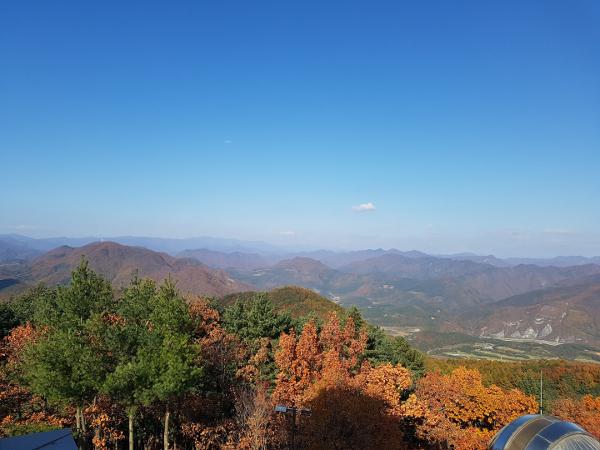
#> input picture img/mountain.jpg, 600 x 450 px, found by its file name
$ jupyter execute '4-5. 히스토그램.ipynb'
#> lines starting #> are read from the running program, lines starting #| are printed output that depends on the picture
#### 4-5-1. 히스토그램 계산과 표시
 - 히스토그램: 전체 영상에서 각 픽셀값(0~255)의 개수를 파악하는데 유용함.
 - 전체 영상에서 픽셀들의 색상이나 명암의 분포를 파악하기 쉬움.
 - cv2.calcHist(img, channel, mask, histSize, ranges) 함수
  * img: 입력 영상. [img]처럼 리스트로 감싸서 표현.
  * channel: 처리할 채널, 리스트로 감싸서 표현.
    * 1채널: [0], 2채널: [0, 1], 3채널: [0, 1, 2]
  * mask: 마스크에 지정한 픽셀만 히스토그램 계산
  * histSize: 계급(bin)의 개수, 채널 개수에 맞게 리스트로 표현
    * 1채널: [256], 2채널: [256, 256], 3채널: [256, 256, 256]
  * ranges: 각 픽셀이 가질 수 있는 값의 범위, RGB인 경우 [0, 256]

[cell 1]
#practice. 그레이 스케일로 1채널 히스토그램
import cv2
import numpy as np
import matplotlib.pylab as plt

#이미지를 그레이 스케일로 읽기 및 출력하기 -- ①
img = cv2.imread('../img/mountain.jpg', cv2.IMREAD_GRAYSCALE)
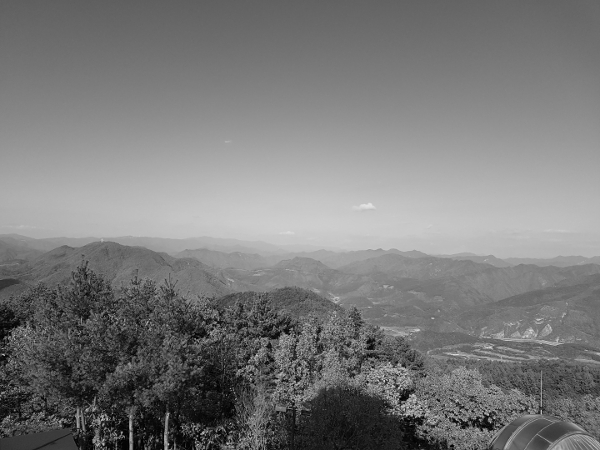
#> img: shape (450, 600); min 0, max 227, mean 121.9
cv2.imshow('img', img)

#히스토그램 계산 및 그리기 -- ②
hist = cv2.calcHist([img], [0], None, [256], [0, 256]) #대상 이미지(img), 1채널([0]), 마스크 None,  x축 개수([256]), 픽셀 최대~최소[0, 256]
#> hist = 256 values, max 3288 at index 107, min 0 at index 220, mean 1054.7
plt.plot(hist)

print(hist.shape)            #히스토그램의 shape(256, 1) -- ③
#| (256, 1)
print(hist.sum(), img.shape) #히스토그램의 총 합계의 이미지의 크기 -- ④
#| 270000.0 (450, 600)
plt.show()
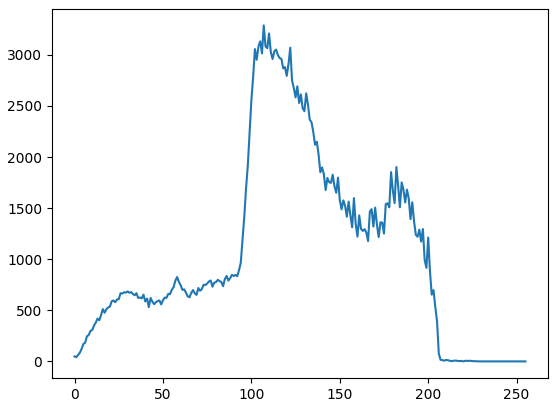
#> figure drawn by matplotlib, 1 panel; curve peaks at x = 107, y = 3288

[cell 2]
#practice. 컬러 히스토그램
import cv2
import numpy as np
import matplotlib.pylab as plt

#이미지 읽기 및 출력
img = cv2.imread('../img/mountain.jpg')
#> img is the input picture: shape (450, 600, 3); mean B, G, R 151.4, 127.3, 100.2
cv2.imshow('img', img)

#히스토그램 계산 및 그리기
#컬러스케일 이미지의 3개 채널에 대해 1차원 히스토그램을 각각 구하고 나서 하나의 플롯에 그림.
#영역 순위: 파란색(하늘) > 초록색(나무) or 빨간색(단풍)
channels = cv2.split(img)
colors = ('b', 'g', 'r')
for (ch, color) in zip(channels, colors):
    hist = cv2.calcHist([ch], [0], None, [256], [0, 256])
    plt.plot(hist, color = color)
#> this loop made 3 passes
#> color on passes 1 to 3: 'b', 'g', 'r'
plt.show()
#> figure, not shown here; curve peaks at x = 223, y = 5207; curve peaks at x = 114, y = 3328; curve peaks at x = 60, y = 3038

#### 4-5-2. 노멀라이즈(정규화)
 - 서로 기준이 다른 것을 하나의 절대적인 기준으로 만들어주기.
 - 절대적인 기준 대신 특정 구간으로 노멀라이즈하면 특정 부분에 몰려있는 값을 전체 영역으로 골고루 분포시킬 수도 있음.
  * ex. 점수 분포가 95, 96, 98, 98, 100이고 95점 이상에게 A+ 학점을 준다면 모두가 A+이 되어버림.
  * 이를 방지하기 위해 점수를 70~100점으로 다시 환산하려 할 때 구간 노멀라이즈가 필요함.
  * 새로운 구간의 차이(100 - 70)를 원래 구간의 차이(100 - 95)로 나눠주면, 원래 점수 1점의 차이는 새로운 점수로는 6점 차이라는 것을 알 수 있음.
  * 원래 점수가 5점 구간에서 얼마인지 찾아 그 비율과 곱해서 새로운 시작 구간에 더하면 새로운 점수를 구할 수 있다.


        I(N) = {(I - Min) * (newMax - newMin) / (Max - Min)} + newMin

         * I: 노멀라이즈 이전 값
         * Min, Max: 노멀라이즈 이전 범위의 최소값, 최대값
         * newMin, newMax: 노멀라이즈 이후 범위의 최소값, 최대값
         * I(N): 노멀라이즈 이후 값

   * [95, 96, 97, 98, 99, 100] --> [70, 76, 72, 88, 94, 100]

 - dst = cv2.normalize(src, dst, alpha, beta, type_flag)
    * src = 노멀라이즈 이전 데이터
    * dst = 노멀라이즈 이후 데이터
    * alpha: 노멀라이즈 구간 1
    * beta: 노멀라이즈 구간 2, 구간 노멀라이즈가 아닌 경우 사용 안 함
    * type_flag: 알고리즘 선택 플래그 상수
      * cv2.NORM_MINMAX: 알파, 베타 구간으로 노멀라이즈
      * cv2.NORM_L1: 전체 합으로 나누기, alpha = 노멀라이즈 전체 합
      * cv2.NORM_L2: 단위 벡터(unit vector)로 노멀라이즈
      * cv2.NORM_INF: 최대값으로 나누기

[cell 3]
#practice.히스토그램 정규화
import cv2
import numpy as np
import matplotlib.pylab as plt

#그레이스케일로 영상 읽기 -- ①
img = cv2.imread('../img/abnormal.jpg', cv2.IMREAD_GRAYSCALE)
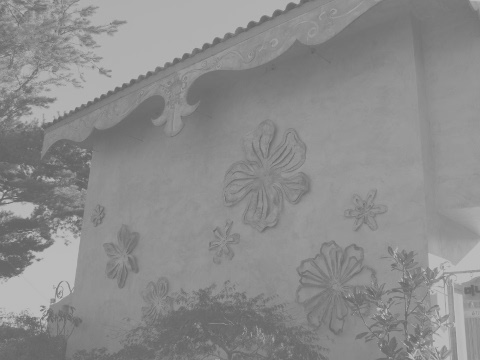
#> input picture img/abnormal.jpg, 480 x 360 px, found by its file name
#> img is the input picture: shape (360, 480); min 96, max 194, mean 140.1

#직접 노멀라이즈 공식을 대입하여 연산한 정규화 -- ②
img_f = img.astype(np.float32)
img_norm = ((img_f - img_f.min()) * 255 / (img_f.max() - img_f.min()))
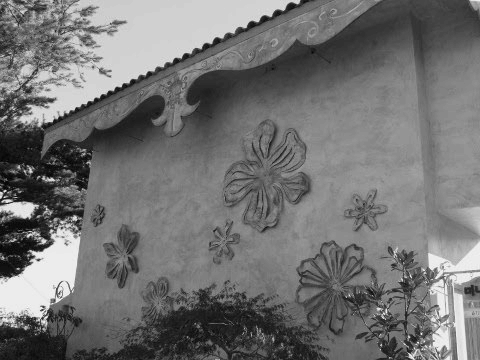
#> img_norm: shape (360, 480) float32; min 0, max 255, mean 114.7
img_norm = img_norm.astype(np.uint8)  #dtype 변환이 2번(float->uint8)하는 이유는 연산 과정에서 소수점이 발생해서임.

#OpenCV API를 이용한 정규화 -- ③
img_norm2 = cv2.normalize(img, None, 0, 255, cv2.NORM_MINMAX)  #구간 대상값: alpha=0, beta = 255

#히스토그램 -- ④
hist = cv2.calcHist([img], [0], None, [256], [0, 255])
#> hist = 256 values, max 6600 at index 145, min 0 at index 0, mean 675
hist_norm = cv2.calcHist([img_norm], [0], None, [256], [0, 255])
#> hist_norm = 256 values, max 6600 at index 127, min 0 at index 1, mean 675
hist_norm2 = cv2.calcHist([img_norm2], [0], None, [256], [0, 255])
#> hist_norm2 = 256 values, max 6600 at index 128, min 0 at index 1, mean 675

cv2.imshow('Before', img)
cv2.imshow('Manaul', img_norm)
cv2.imshow('cv2.normalize()', img_norm2)   #중앙에 몰려있던 픽셀들의 분포가 전체적으로 고르게 퍼져 화질이 개선됨.

hists = {'Before' : hist, 'Manual' : hist_norm, 'cv2.normalize()': hist_norm2}
for i, (k, v) in enumerate(hists.items()):
    plt.subplot(1, 3, i+1)
    plt.title(k)
    plt.plot(v)
#> this loop made 3 passes
plt.show()
#> figure, not shown here; panel 1: curve peaks at x = 145, y = 6600; panel 2: curve peaks at x = 127, y = 6600; panel 3: curve peaks at x = 128, y = 6600

 - 서로 다른 히스토그램의 빈도를 같은 조건으로 비교하는 경우: 전체의 비율로 노멀라이즈.

          norm - cv2.normalize(hist, None, 1, 0, cv2.NORM_L1)

          * cv2.NORM_L1 상수 사용시 결과는 전체를 모두 합했을 때 1이 됨.
          * 세 번째 인자값에 따라 그 합은 달라지고, 네 번째 인자값은 무시된다.

#### 4-5-3.이퀄라이즈

 - normalize는 분포가 한 곳에 집중되어 있는 경우에는 효과적이나, 그 집중된 영역에서 멀리 떨어진 값이 있을 경우에는 효과가 없음.
 - ex. 5명의 점수가 70, 96, 98, 98, 100이면, 구간 노멀라이즈로는 70 ~ 100 분포로 만들어도 기존의 범위와 새로운 범위가 같기 때문에 결과는 동일하다.
 - 이때 필요한 것이 equalize(평탄화): 히스토그램으로 빈도를 구해서 -> 그 값을 normalize 한 후 -> 누적값을 전체 개수로 나눠 나온 결과값을 히스토그램 원래 픽셀 값에 매핑.

           H'(v) = round( (L-1) * { cdf(v) - (cdf_min) } / { (M * N) - (cdf_min) } )

           - cdf(v): 히스토그램 누적 함수
           - cdf_min: 누적 최소값, 1
           - M * N: 픽셀 수, 폭 * 높이
           - L: 분포 영역, 256
           - round(v): 반올림
           - H'(v): 이퀄라이즈된 히스토그램 값

 - Equalize는 명암 대비 개선에 효과적.
 - dst = cv2.equalizeHist(src[, dst])
    * src: 대상 이미지. 8비트 1채널.
    * dst: 결과 이미지.

[cell 4]
#practice: 그레이 스케일 이퀄라이즈 적용
import cv2
import numpy as np
import matplotlib.pylab as plt

#대상 영상을 그레이 스케일로 읽기 -- ①
img = cv2.imread("../img/yate.jpg", cv2.IMREAD_GRAYSCALE)
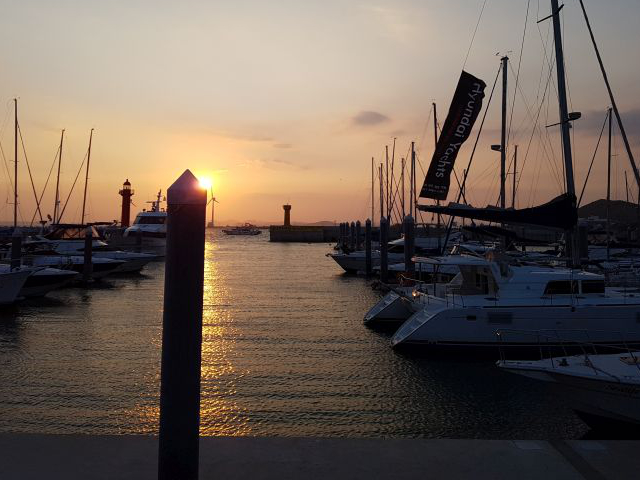
#> input picture img/yate.jpg, 640 x 480 px, found by its file name
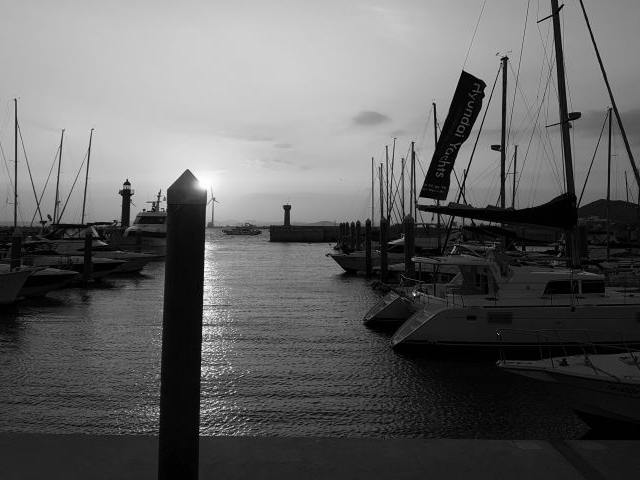
#> img: shape (480, 640); min 0, max 255, mean 98.1
rows, cols = img.shape[:2]
#> rows = 480; cols = 640

#이퀄라이즈 연산을 직접 적용 -- ②
hist = cv2.calcHist([img], [0], None, [256], [0, 256])  #히스토그램 계산
#> hist = 256 values, max 5912 at index 1, min 7 at index 255, mean 1200
cdf = hist.cumsum()                                     #누적 히스토그램
#> cdf = 256 values from 1649 to 307200
cdf_m = np.ma.masked_equal(cdf, 0)                      #0인 값을 NaN으로 제거(-> 불필요한 연산 줄임)
cdf_m = (cdf_m - cdf_m.min()) / (rows * cols) * 255     #이퀄라이즈 히스토그램 계산
cdf = np.ma.filled(cdf_m, 0).astype('uint8')            #NaN을 다시 0으로 환원
#> cdf = 256 values from 0 to 253
img2 = cdf[img]                                         #연산 결과인 히스토그램을 픽셀로 매핑
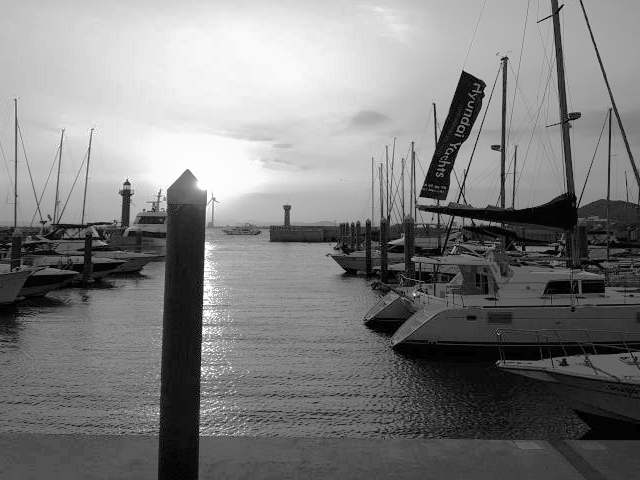
#> img2: shape (480, 640); min 0, max 253, mean 126.4

#OpenCV API로 이퀄라이즈 히스토그램 적용 -- ③
img3 = cv2.equalizeHist(img)

#이퀄라이즈 결과 히스토그램 계산
hist2 = cv2.calcHist([img2], [0], None, [256], [0, 256])
#> hist2 = 256 values, max 5912 at index 4, min 0 at index 1, mean 1200
hist3 = cv2.calcHist([img3], [0], None, [256], [0, 256])
#> hist3 = 256 values, max 5912 at index 5, min 0 at index 1, mean 1200

#결과 출력
cv2.imshow("Before", img)
cv2.imshow("Manual", img2)
cv2.imshow("cv2.equalizeHist()", img3)
hists = {'Before': hist, 'Manual': hist2, 'cv2.qeualizeHist()': hist3}
for i, (k, v) in enumerate(hists.items()):
    plt.subplot(1, 3, i+1)
    plt.title(k)
    plt.plot(v)
#> this loop made 3 passes
plt.show()
#> figure, not shown here; panel 1: curve peaks at x = 1, y = 5912; panel 2: curve peaks at x = 4, y = 5912; panel 3: curve peaks at x = 5, y = 5912

[cell 5]
#practice. 컬러 이미지에 대한 이퀄라이즈 적용
import numpy as np
import cv2

img = cv2.imread('../img/yate.jpg')  #이미지 읽기, BGR 스케일
#> img is the input picture: shape (480, 640, 3); mean B, G, R 84.6, 95, 109.1

#컬러스케일 변경: BGR -> YUV -- ①
img_yuv = cv2.cvtColor(img, cv2.COLOR_BGR2YUV)
#> img_yuv: shape (480, 640, 3); mean of channels 0, 1, 2 98.1, 121.4, 137.7
#YUV 컬러스케일의 첫 번째 채널에 equalize 적용 -- ②
img_yuv[:, :, 0] = cv2.equalizeHist(img_yuv[:, :, 0])
#> img_yuv: shape (480, 640, 3); mean of channels 0, 1, 2 127.7, 121.4, 137.7
#img_hsv[:, :, 2] = cv2.equlizeHist(img_yuv[:, :, 2]) ==> HSV 컬러 스페이스에 적용. 위와 비슷한 결과.

#컬러스케일 변경: YUV -> BGR
img2 = cv2.cvtColor(img_yuv, cv2.COLOR_YUV2BGR)
#> img2: shape (480, 640, 3)

cv2.imshow('Before', img)
cv2.imshow('After', img2)   #요트 부분은 훨씬 선명해짐.
cv2.waitKey()
cv2.destroyAllWindows()

#### 4-5-4.CLAHE

 - Contrast Limiting Adaptive Histogram Equalization: 영상 전체에 이퀄라이즈를 적용했을 때 너무 밝은 부분이 날아가는 현상을 막기 위해, 영상을 일정한 영역으로 나눠 이퀄라이즈를 적용.
 - 어느 히스토그램 계급(bin)이든 지정된 제한 값을 넘으면 그 픽셀은 다른 계급으로 배분하고 나서 이퀄라이즈를 적용함.

 - clahe = cv2.createCLAHE(clipLimit, tileGridSize): CLAHE 생성
    * clipLimit: Contrast 제한 경계값. 기본 40.0
    * tileGridSize: 영역 크기. 기본 8 x 8
    * clahe: 생성된 CLAHE 객체.
 - clahe.apply(src): CLAHE 적용
    * src: 입력 영상.

[cell 6]
#practice. CLAHE 적용
import cv2
import numpy as np
import matplotlib.pylab as plt

#이미지를 읽어서 YUV 컬러 스페이스로 변경 -- ①
img = cv2.imread("../img/bright.jpg")     #빛이 너무 많이 들어간 원본 사진.
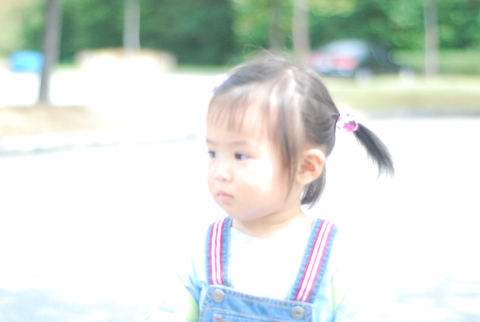
#> input picture img/bright.jpg, 480 x 322 px, found by its file name
#> img is the input picture: shape (322, 480, 3); mean B, G, R 216.5, 222.7, 215.1
img_yuv = cv2.cvtColor(img, cv2.COLOR_BGR2YUV)
#> img_yuv: shape (322, 480, 3); mean of channels 0, 1, 2 219.7, 126.4, 123.9

#밝기 채널에 대해서 이퀄라이즈 적용 -- ②
img_eq = img_yuv.copy()
img_eq[:, :, 0] = cv2.equalizeHist(img_eq[:, :, 0])
#> img_eq: shape (322, 480, 3); mean of channels 0, 1, 2 156.4, 126.4, 123.9
img_eq = cv2.cvtColor(img_eq, cv2.COLOR_YUV2BGR)                #이퀄라이즈 적용시 밝은 곳이 날아가버림.

#밝기 채널에 대해서 CLAHE 적용 -- ③
img_clahe = img_yuv.copy()
clahe = cv2.createCLAHE(clipLimit = 3.0, tileGridSize = (8, 8)) #CLAHE 생성 #clipLimit 기본값이 40이므로 3.0으로 변경.
img_clahe[:, :, 0] = clahe.apply(img_clahe[:, :, 0])            #CLAHE 적용
#> img_clahe: shape (322, 480, 3); mean of channels 0, 1, 2 203.9, 126.4, 123.9
img_clahe = cv2.cvtColor(img_clahe, cv2.COLOR_YUV2BGR)

#결과 출력 -- ④
cv2.imshow('Before', img)
cv2.imshow('CLAHE', img_clahe)
cv2.imshow('equalizeHist', img_eq)
cv2.waitKey()
cv2.destroyAllWindows()

[cell 7]
#### 4-5-5. 2D 히스토그램
import cv2
import matplotlib.pylab as plt

plt.style.use('classic')                            #컬러 스타일을 1.x 스타일로 사용 -- ①
img = cv2.imread("../img/mountain.jpg")

plt.subplot(131)       # (x,y)좌표가 (15, 25)인 지점 부근의 빨간색 ==> 파란색이면서 초록색인 픽셀의 개수가 가장 많은 부분이라는 뜻.
hist = cv2.calcHist([img], [0, 1], None, [32, 32], [0, 256, 0, 256]) # -- ② 계급 수를 256으로 조밀하게 하면 색상이 너무 작게 나오므로 32로 표현.
p = plt.imshow(hist)                                                 # -- ③
plt.title('Blue and Green')                                          # -- ④
plt.colorbar(p)                                                      # -- ⑤ 각 색상에 대한 컬러 막대 표시. 빨간색으로 표시될수록 픽셀 개수가 많고, 파란색은 픽셀이 적은 것을 의미함.

plt.subplot(132)
hist = cv2.calcHist([img], [1, 2], None, [32, 32], [0, 256, 0, 256]) # -- ⑥
p = plt.imshow(hist)
plt.title('Green and Red')
plt.colorbar(p)

plt.subplot(133)
hist = cv2.calcHist([img], [0, 2], None, [32, 32], [0, 256, 0, 256]) # -- ⑦
p = plt.imshow(hist)
plt.title('Blue and Red')
plt.colorbar(p)

plt.show()             #2차원 히스토그램의 의미: x축이면서 y축인 픽셀의 분포를 알 수 있음(AND 연산과 같음)
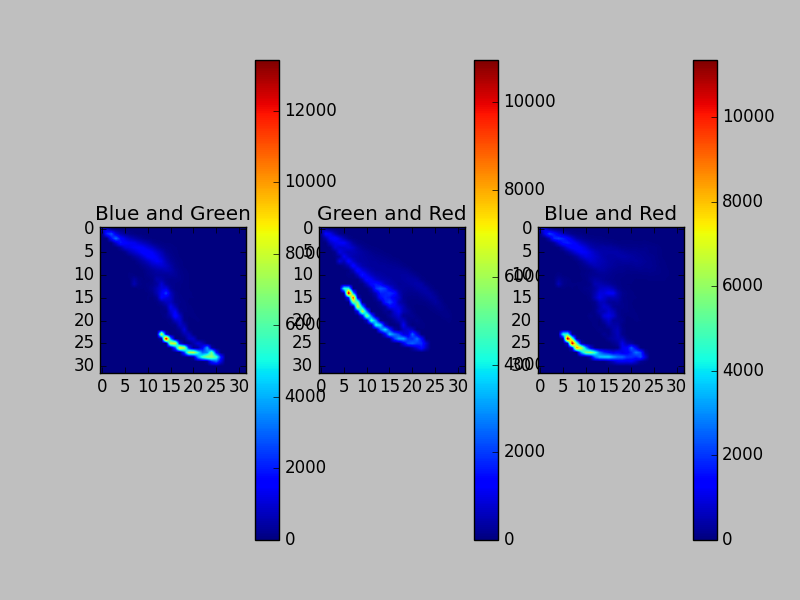
#> figure drawn by matplotlib, 6 panels

#### 4-5-6. 역투영
 - 2차원 히스토그램, HSV 컬러 스페이스를 이용해 색상으로 특정 물체나 사물의 일부분을 배경에서 분리할 수 있음.
 - 관심영역의 H와 V값의 분포를 얻어낸 후 전체 영상에서 해당 분포의 픽셀만 찾아내는 원리.

[cell 8]
#practice. 마우스로 선택한 영역의 물체 배경 제거.
import cv2
import numpy as np
import matplotlib.pyplot as plt

win_name = 'back_projection'
img = cv2.imread('../img/pump_horse.jpg')
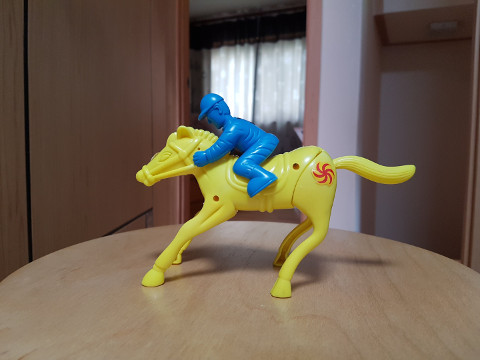
#> input picture img/pump_horse.jpg, 480 x 360 px, found by its file name
#> img is the input picture: shape (360, 480, 3); mean B, G, R 82.8, 98.9, 112.7
hsv_img = cv2.cvtColor(img, cv2.COLOR_BGR2HSV)
#> hsv_img: shape (360, 480, 3); mean H, S, V 35.4, 90.6, 118.5
draw = img.copy()

#역투영된 결과를 마스킹해서 결과를 출력하는 공통함수 -- ⑤
def masking(bp, win_name):
    disc = cv2.getStructuringElement(cv2.MORPH_ELLIPSE, (5, 5)) # cv2.getStructuringElement: 마스크 표면을 부드럽게 해 주는 함수
    cv2.filter2D(bp, -1, disc, bp)     # cv2.filter2D: 마스크 표면을 부드럽게 해 주는 함수
    _, mask = cv2.threshold(bp, 1, 255, cv2.THRESH_BINARY)
    result = cv2.bitwise_and(img, img, mask = mask)
    cv2.imshow(win_name, result)

#직접 구현한 역투영 함수 -- ⑥
def backProject_manual(hist_roi):
    #전체 영상에 대한 H, S 히스토그램 연산 --⑦
    hist_img = cv2.calcHist([hsv_img], [0, 1], None, [180, 256], [0, 180, 0, 256])
    #선택 영역과 전체 영상에 대한 히스토그램 비율 계산 -- ⑧
    #관심영역과 비슷한 색상분포를 갖는 히스토그램일수록 1에 가까워지고 반대는 0에 가까워지므로, 마스킹에 사용하기 좋음.
    hist_rate = hist_roi / (hist_img + 1)   # ①에서 전달된 관심영역의 히스토그램을 전체 영상의 히스토그램으로 나눔
                                            #1을 더하는 이유: 분모가 0이 되는 것을 방지하기 위해.
    #원래 영상의 H와 S 픽셀값에 hist_rate의 비율을 매핑 -- ⑨
    h, s, v = cv2.split(hsv_img)
    bp = hist_rate[h.ravel(), s.ravel()] #bp = H와 S가 교차되는 지점의 비율을 그 픽셀의 값으로 하는 1차원 배열.
    bp = np.minimum(bp, 1)               #bp는 비율이므로 1을 넘어서는 안됨. 따라서 1을 넘는 수는 1을 갖게 함.
    bp = bp.reshape(hsv_img.shape[:2])   #1차원 배열을 원래의 shape로 변환.
    cv2.normalize(bp, bp, 0, 255, cv2.NORM_MINMAX)  #0~255의 그레이 스케일에 맞는 픽셀값으로 노멀라이즈.
    bp = bp.astype(np.uint8)             #변환 도중 float타입으로 변경된 원소를 uint8로 변경.
    #역투영 결과로 마스킹해서 결과 출력 -- ⑩
    masking(bp, 'result_manual')

#OpenCV API로 구현한 함수 -- ⑪
def backProject_cv(hist_roi):
    #역투영 함수 호출 -- ⑫
    bp = cv2.calcBackProject([hsv_img], [0, 1], hist_roi, [0, 180, 0, 256], 1)
    #역투영 결과로 마스킹해서 결과 출력 ⑬
    masking(bp, 'result_cv')

#ROI 선택 -- ①
(x, y, w, h) = cv2.selectROI(win_name, img, False)   # -- 마우스로 영역 선택
if w > 0 and h > 0:
    roi = draw[y:y+h, x:x+w]
    cv2.rectangle(draw, (x, y), (x+w, y+h), (0, 0, 255), 2)
    #선택한 ROI를 HSV 컬러스페이스로 변경 -- ②
    hsv_roi = cv2.cvtColor(roi, cv2.COLOR_BGR2HSV)   # -- ROI 선택 후 스페이스나 엔터 키 누르면 ② 실행
    #H,S 채널에 대한 히스토그램 계산 -- ③              # 2개 채널이므로 2차원 히스토그램
    hist_roi = cv2.calcHist([hsv_roi], [0, 1], None, [180, 256], [0, 180, 0, 256])
    #ROI의 히스토그램을 매뉴얼 구현함수와 OpenCV를 이용하는 함수에 각각 전달 -- ④
    backProject_manual(hist_roi)
    backProject_cv(hist_roi)


cv2.imshow(win_name, draw)
cv2.waitKey()
cv2.destroyAllWindows()
